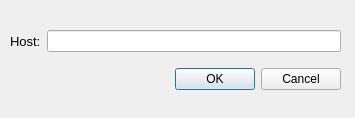
<ui version="4.0" >
 <class>AddCustomHost</class>
 <widget class="QDialog" name="AddCustomHost" >
  <property name="geometry" >
   <rect>
    <x>0</x>
    <y>0</y>
    <width>355</width>
    <height>118</height>
   </rect>
  </property>
  <property name="windowTitle" >
   <string>Add Custom Host</string>
  </property>
  <property name="toolTip" >
   <string>Enter a custom hostname or IP address</string>
  </property>
  <widget class="QWidget" name="" >
   <property name="geometry" >
    <rect>
     <x>10</x>
     <y>20</y>
     <width>331</width>
     <height>81</height>
    </rect>
   </property>
   <layout class="QVBoxLayout" name="verticalLayout" >
    <item>
     <layout class="QHBoxLayout" name="horizontalLayout" >
      <item>
       <widget class="QLabel" name="label" >
        <property name="font" >
         <font>
          <pointsize>10</pointsize>
         </font>
        </property>
        <property name="text" >
         <string>Host:</string>
        </property>
       </widget>
      </item>
      <item>
       <widget class="QLineEdit" name="inputHost" >
        <property name="whatsThis" >
         <string>stuff</string>
        </property>
       </widget>
      </item>
     </layout>
    </item>
    <item>
     <widget class="QDialogButtonBox" name="buttonBox" >
      <property name="orientation" >
       <enum>Qt::Horizontal</enum>
      </property>
      <property name="standardButtons" >
       <set>QDialogButtonBox::Cancel|QDialogButtonBox::Ok</set>
      </property>
     </widget>
    </item>
   </layout>
  </widget>
 </widget>
 <resources/>
 <connections>
  <connection>
   <sender>buttonBox</sender>
   <signal>accepted()</signal>
   <receiver>AddCustomHost</receiver>
   <slot>accept()</slot>
   <hints>
    <hint type="sourcelabel" >
     <x>248</x>
     <y>254</y>
    </hint>
    <hint type="destinationlabel" >
     <x>157</x>
     <y>274</y>
    </hint>
   </hints>
  </connection>
  <connection>
   <sender>buttonBox</sender>
   <signal>rejected()</signal>
   <receiver>AddCustomHost</receiver>
   <slot>reject()</slot>
   <hints>
    <hint type="sourcelabel" >
     <x>316</x>
     <y>260</y>
    </hint>
    <hint type="destinationlabel" >
     <x>286</x>
     <y>274</y>
    </hint>
   </hints>
  </connection>
 </connections>
</ui>
